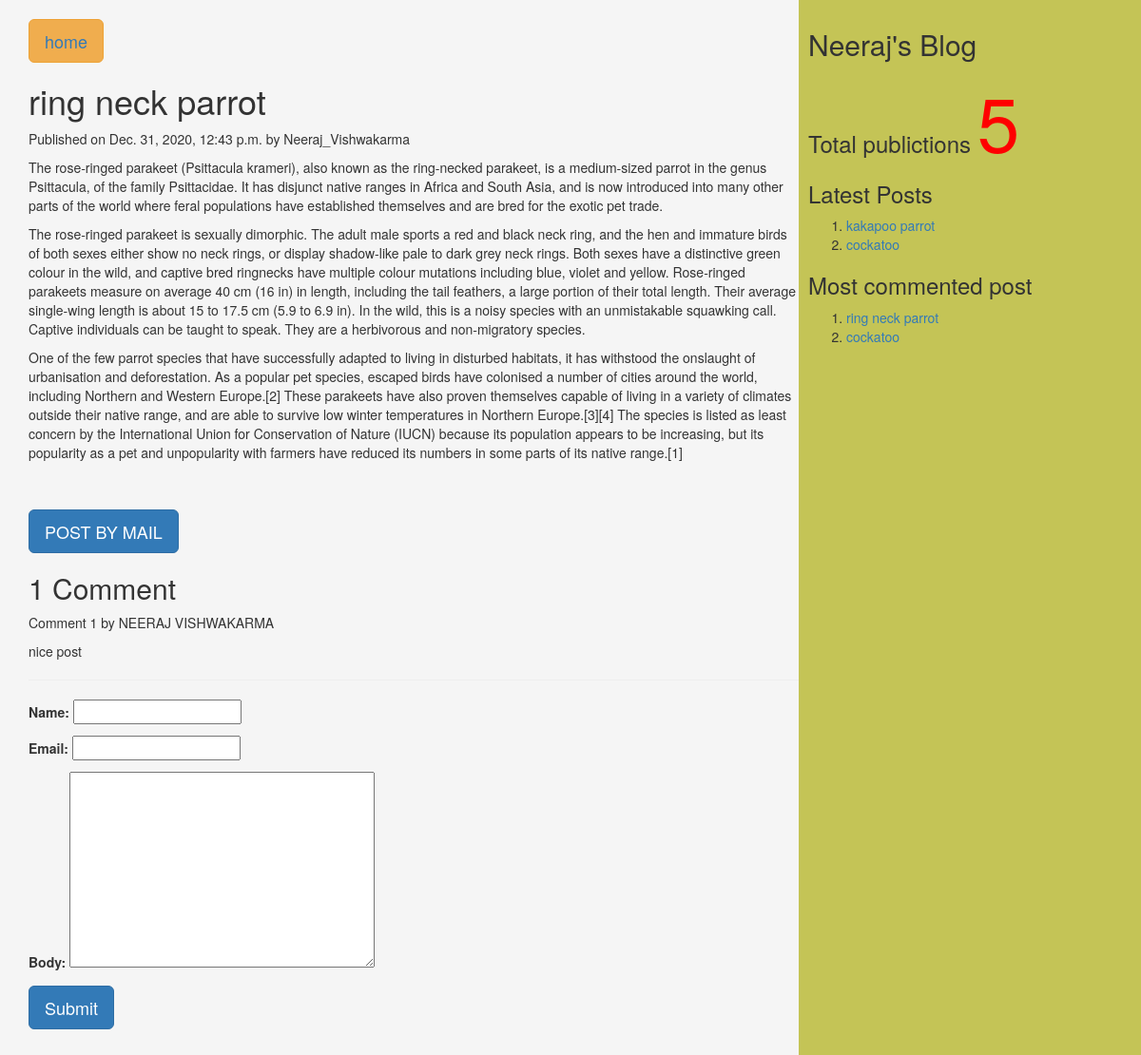
The app's page /2020/12/31/ring-neck-parrot with its own data.
### myApp/models.py (models this page shows, shortened)
class Post(models.Model):
          tags=TaggableManager()
          STATUS_CHOICES=(('draft','Draft'),('published','Published'))
          title=models.CharField(max_length=256)
          slug=models.SlugField(max_length=264,unique_for_date='publish')
          author=models.ForeignKey(User,related_name='blog_posts',on_delete= models.CASCADE)
          body=models.TextField()
          publish=models.DateTimeField(default=timezone.now)
          created=models.DateTimeField(auto_now_add=True)
          updated=models.DateTimeField(auto_now=True)
          status= models.CharField(max_length=10,choices=STATUS_CHOICES,default='draft')
          objects=CustomManager()
          class Meta:
                ordering=('-publish',)
          def get_absolute_url(self):
                return reverse('post_detail',args=[self.publish.year,self.publish.strftime('%m'),self.publish.strftime('%d'),self.slug])

class Comment(models.Model):
    post=models.ForeignKey(Post,related_name="comments",on_delete=models.CASCADE)
    name=models.CharField(max_length=50)
    email=models.EmailField()
    body=models.TextField()
    created=models.DateTimeField(auto_now_add=True)
    updated=models.DateTimeField(auto_now=True)
    active=models.BooleanField(default=True)
    class Meta:
        ordering=('created',)

### myApp/views.py (the view, shortened to what this page needs)
# urls.py: url(r'(?P<year>\d{4})/(?P<month>\d{2})/(?P<day>\d{2})/(?P<post>[-\w]+)',views.post_detail_view,name='post_detail'),
def post_detail_view(request,year,month,day,post):
    post=get_object_or_404(Post,slug=post,publish__year=year,publish__month=month,publish__day=day)
    comments=post.comments.filter(active=True)
    csubmit=False
    form=CommentForm()
    d={'post':post,'form':form,'csubmit':csubmit,'comments':comments}
    return render(request,'myApp/post_detail.html',d)

### myApp/forms.py
class CommentForm(forms.ModelForm):
    class Meta:
        model=Comment
        fields=('name','email','body')

### myApp/models.py (called while the page is built)
    def get_queryset(self):
        return super().get_queryset().filter(status='published')

### myApp/templatetags/mytags.py (called while the page is built)
@register.simple_tag
def total_posts():
    return Post.objects.count()

@register.inclusion_tag('myApp/latest_post.html')
def show_latest_posts(count=3):
    latest_posts=Post.objects.order_by('-publish')[:count]
    return {'latest_posts':latest_posts}

@register.simple_tag
def get_most_commented_posts(count=2):
    return Post.objects.annotate(total_comments=Count('comments')).order_by('-total_comments')[:count]

### templates/myApp/post_detail.html (shortened to what this page needs)
<html>
    {%extends 'myApp/parent.html'%}
        {%block content_block%}
        <h2 class="btn btn-lg btn-warning" style="text-align:right"><a href="{%url "home"%}">home</a></h2>
        <h1>{{post.title}}</h1>
        <p>Published on {{post.publish}} by {{post.author|title}}</p>
                    {{post.body|linebreaks}} <br><br>
        <a href="/{{post.id}}/share" class='btn btn-lg btn-primary'>POST BY MAIL</a>
        {%with comments.count as comments_count%}
        <h2>{{comments_count}} Comment{{comments_count|pluralize}}</h2>
        {%endwith%}
        {%if comments%}
         {%for c in comments%}
         <p>Comment {{forloop.counter}} by {{c.name}}</p>
        <div>{{c.body|linebreaks}}</div>
        <hr>
        {%endfor%}
        {%else%}
         <p style="color:blue;font-size:30px;font-style:bold;border-bottom:1px red solid;">There are no comments</p>
        {%endif%}
         {%if csubmit%}
         <h2>Thank you..Your comment has been added successfully!!</h2>
         {%else%}
         <form  method="post">
           {{form.as_p}}
           <input type="submit" class='btn btn-lg btn-primary' value="Submit">
         </form>
         {%endif%}
        {%endblock%}

### templates/myApp/parent.html (shortened to what this page needs)
<html>
{%load mytags%}
    <head>
        <link rel="stylesheet" href="https://maxcdn.bootstrapcdn.com/bootstrap/3.3.7/css/bootstrap.min.css">
    </head>
    <body>
        <div class="content" style="width:70%;float:left;background-color:whitesmoke;height:300%;padding:0 0 0 30px">
              {%block content_block%}
              {%endblock%}
        </div>
        <div class="sidebar" style="width:30%;float:right;background-color:#c4c456;height:300%;padding:10px">
            <h2>Neeraj's Blog</h2>
            <h3>Total publictions
              <span style="color:red;font-size:80px">
              {%total_posts%}</span>
              <h3>Latest Posts</h3>
              {% show_latest_posts 2 %}
              <h3>Most commented post</h3>
              {%get_most_commented_posts as m%}
              <ol>
                {%for post in m%}
                <li><a href="{{post.get_absolute_url}}">{{post.title}}</a></li>
                {%endfor%}
              </ol>
            </h3>
        </div>
    </body>
</html>

### templates/myApp/latest_post.html
<!DOCTYPE html>
<html lang="en" dir="ltr">
  <body>
    <ol>
    {%for post in latest_posts%}
    <li><a href="{{post.get_absolute_url}}">{{post.title}}</a></li>
    {%endfor%}
    </ol>
  </body>
</html>

### records on screen
Post: title "ring neck parrot", publish "Dec. 31, 2020, 12:43 p.m.", author "Neeraj_Vishwakarma", body "The rose-ringed parakeet (Psittacula krameri), also known as the ring-necked parakeet, is a medium-sized parrot in the genus Psittacula, of the family Psittacidae. It has disjunct native ranges in Africa and South Asia, and is now introduced into many other parts of the world where feral populations have established themselves and are bred for the exotic pet trade. The rose-ringed parakeet is sexually dimorphic. The adult male sports a red and black neck ring, and the hen and immature birds of both sexes either show no neck rings, or display shadow-like pale to dark grey neck rings. Both sexes have a distinctive green colour in the wild, and captive bred ringnecks have multiple colour…"
Comment: name "NEERAJ VISHWAKARMA", body "nice post"
Post: title "kakapoo parrot"
Post: title "cockatoo"

### other values on screen
{{ comments_count }} "1"
